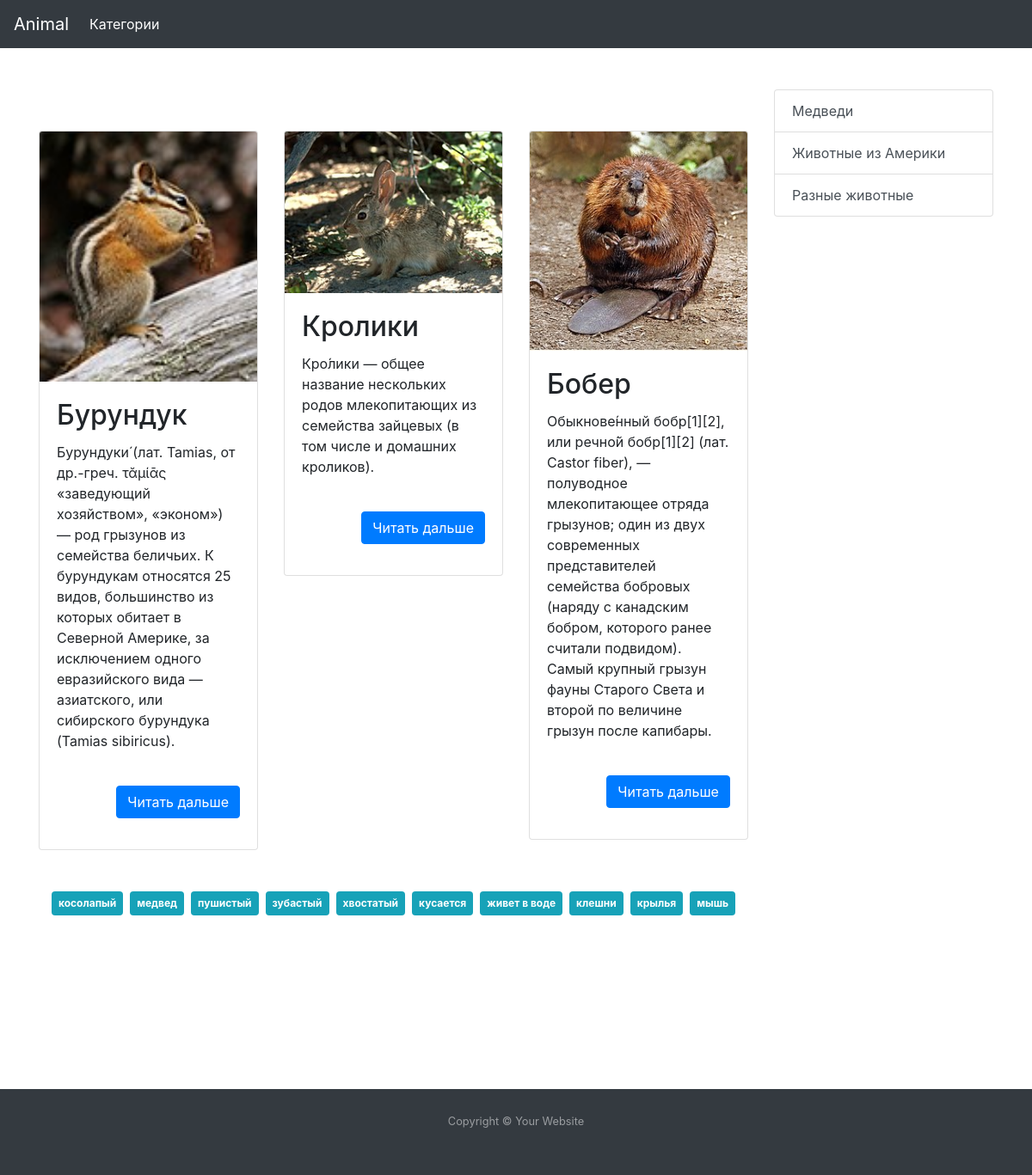
The page /tag.php?tag=пушистый on the database its author committed.
### tables this page shows
CREATE TABLE `info` (
  `id` int(11) NOT NULL,
  `title` varchar(255) NOT NULL,
  `category` int(11) NOT NULL,
  `descr_min` text NOT NULL,
  `description` text NOT NULL,
  `image` varchar(500) DEFAULT NULL
);

CREATE TABLE `category` (
  `id` int(11) NOT NULL,
  `category` varchar(255) NOT NULL,
  `slug` varchar(255) NOT NULL,
  `image` text NOT NULL,
  `description` text NOT NULL
);

### core/functions.php (called while the page is built, shortened)
<?php
function get_all_tags ($conn) {
    $sql = "SELECT DISTINCT(tag) FROM tag";
    $result = mysqli_query($conn, $sql);
    $a = array();
    if (mysqli_num_rows($result) > 0) {
        while($row = $result->fetch_assoc()) {
            $a[] = $row['tag'];
        }
    }
    return $a;
}
function get_post_from_tags ($conn) {
    $sql = "SELECT post FROM tag WHERE tag='".$_GET['tag']."'";
    $result = mysqli_query($conn, $sql);
    $a = array();
    if (mysqli_num_rows($result) > 0) {
        while($row = mysqli_fetch_assoc($result)) {
            $a[] = $row['post'];
        }
    }
    $sql = "SELECT * FROM info WHERE id in (".join(",", $a).")";
    $result = mysqli_query($conn, $sql);
    $a = array();
    if (mysqli_num_rows($result) > 0) {
        while($row = mysqli_fetch_assoc($result)) {
            $a[] = $row;
        }
    }
    return $a;
}
function get_all_cat_info ($conn) {
    $sql = "SELECT * FROM category";
    $result = mysqli_query($conn, $sql);
    $a = array();
    if (mysqli_num_rows($result) > 0) {
        while($row = $result->fetch_assoc()) {
            $a[] = $row;
        }
    }
    return $a;
}

### template/header.php (called while the page is built, shortened)
<?php
require_once('core/functions.php');
$conn = connect();
$cat = get_all_cat_info($conn);
require_once('template/header_html.php');
?>

### tag.php (the view, shortened to what this page needs)
<?php
require_once('template/header.php');
$data = get_post_from_tags ($conn);
$tag = get_all_tags($conn);
?>
<div class="container">
    <div class="row">
        <div class="col-lg-9">
            <div class="row">
                    <?php
                        $out = '';
                        for ($i = 0; $i < count($data); $i++) {
                            $out .= "<div class='col-lg-4 col-md-6 col-sm-12 mt-5'>";
                            $out .= "<div class='card mt-5'>";
                            $out .= "<img src='./images/{$data[$i]['image']}' class='card-img-top'>";
                            $out .= "<div class='card-body'>";
                            $out .= "<h2 class='card-title'>{$data[$i]['title']}</h2>";
                            $out .= "<p class='card-text'>{$data[$i]['descr_min']}</p>";
                            $out .= '<p class="text-right"><a class="btn btn-primary mt-4" href="./article.php?id='.$data[$i]['id'].'">Читать дальше</a></p>';
                            $out .= "</div>";
                            $out .= "</div>";
                            $out .= "</div>";
                        }
                        echo $out;
                    ?>
                </div>
                <div class="row">
                    <div class="col-lg-12 text-center">
                        <?php
                            for ($i = 0; $i < count($tag); $i++) {
                            echo "<span><a href='./tag.php?tag={$tag[$i]}' class='badge badge-info m-1 p-2 mt-5'  style='padding: 5px;'>{$tag[$i]}</a></span>";
                            }
                        ?>
                    </div>
                </div>
            </div>
            <div class="col-lg-3">
                <?php require_once('template/nav.php') ?>
            </div>
    </div>
</div>
<?php
require_once('template/footer.php');
?>

### template/nav.php
<?php
    $out = '<div class="list-group mt-5">';
    for ($i = 0; $i < count($cat); $i++) {
        $out .= '<a class="list-group-item list-group-item-action" href="./category.php?id='.$cat[$i]['id'].'">'.$cat[$i]['description'].'</a>';
    }
    echo $out;
    echo '</div>';
?>

### css/style.css (style rules this page uses)
* { margin: 0; padding: 0; }
html, body { height: 100%; }

### rows shown on the page
info: image (picture), title "Бурундук", descr_min "Бурундуки́ (лат. Tamias, от др.-греч. τᾰμίᾱς «заведующий хозяйством», «эконом») — род грызунов из семейства беличьих. К бурундукам относятся 25 видов, большинство из которых обитает в Северной Америке, за исключением одного евразийского вида — азиатского, или сибирского бурундука (Tamias sibiricus)."
info: image (picture), title "Кролики", descr_min "Кро́лики — общее название нескольких родов млекопитающих из семейства зайцевых (в том числе и домашних кроликов)."
info: image (picture), title "Бобер", descr_min "Обыкнове́нный бобр[1][2], или речно́й бобр[1][2] (лат. Castor fiber), — полуводное млекопитающее отряда грызунов; один из двух современных представителей семейства бобровых (наряду с канадским бобром, которого ранее считали подвидом). Самый крупный грызун фауны Старого Света и второй по величине грызун после капибары."
category: description "Медведи"
category: description "Животные из Америки"
category: description "Разные животные"

### other values the page prints
$tag[$i] "косолапый"
$tag[$i] "медвед"
$tag[$i] "пушистый"
$tag[$i] "зубастый"
$tag[$i] "хвостатый"
$tag[$i] "кусается"
$tag[$i] "живет в воде"
$tag[$i] "клешни"
$tag[$i] "крылья"
$tag[$i] "мышь"
